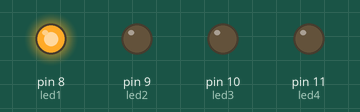
Bench run of a sketch on a simulated Arduino Uno, built with avr-gcc and run on an emulated ATmega328P. Shown: output pins drawn as LEDs (lit = HIGH).

Above: at 0.15 s.
At 1.05 s:
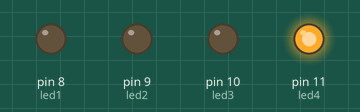
At 1.35 s:
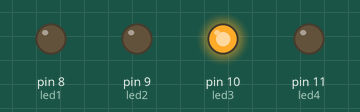
At 3.45 s:
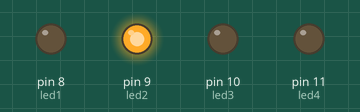
Timing chart, 0 to 4.1 s (numbered marks = the images above):
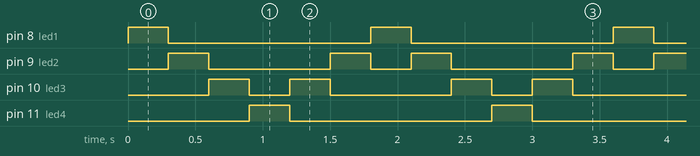

Measured:
- by itself, pin 8 (led1), pin 11 (led4): alternates HIGH for 0.30 s and LOW for 1.5 s
- by itself, pin 9 (led2): repeats every 1.8 s: LOW 0.90 s, HIGH 0.30 s, LOW 0.30 s, HIGH 0.30 s
- by itself, pin 10 (led3): repeats every 1.8 s: LOW 0.30 s, HIGH 0.30 s, LOW 0.90 s, HIGH 0.30 s

The sketch:

ak0060_karaSimsek.ino
```cpp
/*
  BU KOD NE YAPAR?
  Bu kod, 8, 9, 10, 11 numaralı pinlerdeki 4 LED'i tek tek yakarak ışığı soldan sağa, sonra geri
  gönderir (kara şimşek). Her adım elle yazılmıştır; ileride bu kod çok kısalacak.
*/

/*
  ak0060 — Kara şimşek (elle)
  Ne öğreneceğiz: Dört LED'i sırayla yakıp söndürerek gidip gelen bir ışık deseni
    kurmak — ve bunu elle yazınca kodun ne kadar uzadığını görmek
  Malzeme: Arduino Uno kartı, USB kablosu, 4 LED, 4 adet 220 ohm direnç, breadboard,
    8 jumper kablo
  Devre: 1. LED uzun bacak (+) -> pin 8,  kısa bacak (-) -> 220 ohm direnç -> GND
         2. LED uzun bacak (+) -> pin 9,  kısa bacak (-) -> 220 ohm direnç -> GND
         3. LED uzun bacak (+) -> pin 10, kısa bacak (-) -> 220 ohm direnç -> GND
         4. LED uzun bacak (+) -> pin 11, kısa bacak (-) -> 220 ohm direnç -> GND
         LED'leri breadboard'a soldan sağa, yan yana diz.

  Şimdilik kara kutu (sonra açacağız):
    void    -> "fonksiyon" konusunda açılacak (temel düzeyin ilerisinde, numarası o tur belirlenecek)
    OUTPUT  -> buton dersinde (ünite 2), INPUT ile birlikte açılacak (numarası o tur belirlenecek)
  Bunlara şimdilik dokunma, sırası gelince tek tek açacağız.

  kaynak: D:\ArduinoProjeleri\002Arduino\004karaSimsek (pin 13/12/11/10 -> 8/9/10/11
          taşındı; pin 13'te kartın dahili LED'i var. Ayrıca kaynakta desen 7 adımdı ve
          son adım ilk adımla aynıydı, bu yüzden 1. LED her turda iki kat uzun yanıyordu
          — 6 adıma indirilip düzeltildi.)
*/

// --- KAVRAM ---
// Dört LED'i dört ayrı pine bağlarsan dördünü de ayrı ayrı yönetebilirsin
// Her adımda dört LED'in de ne yapacağını tek tek yazıyoruz: biri HIGH, üçü LOW
// Desen gidip geliyor: 1-2-3-4-3-2, sonra baştan
const int led1 = 8;
const int led2 = 9;
const int led3 = 10;
const int led4 = 11;

void setup() {
  pinMode(led1, OUTPUT);
  pinMode(led2, OUTPUT);
  pinMode(led3, OUTPUT);
  pinMode(led4, OUTPUT);
}

void loop() {
  // 1. adım: sadece led1 yanık
  digitalWrite(led1, HIGH);
  digitalWrite(led2, LOW);
  digitalWrite(led3, LOW);
  digitalWrite(led4, LOW);
  delay(300);

  // 2. adım: sadece led2 yanık
  digitalWrite(led1, LOW);
  digitalWrite(led2, HIGH);
  digitalWrite(led3, LOW);
  digitalWrite(led4, LOW);
  delay(300);

  // 3. adım: sadece led3 yanık
  digitalWrite(led1, LOW);
  digitalWrite(led2, LOW);
  digitalWrite(led3, HIGH);
  digitalWrite(led4, LOW);
  delay(300);

  // 4. adım: sadece led4 yanık (sağ uca vardık)
  digitalWrite(led1, LOW);
  digitalWrite(led2, LOW);
  digitalWrite(led3, LOW);
  digitalWrite(led4, HIGH);
  delay(300);

  // 5. adım: geri dönüyoruz, sadece led3 yanık
  digitalWrite(led1, LOW);
  digitalWrite(led2, LOW);
  digitalWrite(led3, HIGH);
  digitalWrite(led4, LOW);
  delay(300);

  // 6. adım: sadece led2 yanık; buradan sonra loop başa döner ve led1 yanar
  digitalWrite(led1, LOW);
  digitalWrite(led2, HIGH);
  digitalWrite(led3, LOW);
  digitalWrite(led4, LOW);
  delay(300);
}

// --- SEN YAP ---
// 1) Deseni ters yönde başlat: ışık soldan değil sağdan başlasın (led4'ten led1'e
//    gidip geri dönsün). Kaç satırın yerini değiştirmen gerekti?
// 2) Beşinci bir LED eklesen (pin 12), loop() içine kaç satır eklemen gerekirdi?
//    Önce tahmin et, defterine yaz; sonra tek tek sayarak kontrol et. (Devreyi
//    kurmana gerek yok, bu bir sayma görevi.)
// 3) Bekleme süresini 300'den 100'e düşür. Kaç satıra dokunman gerekti? Şimdi ak0050'de
//    öğrendiğin şeyi hatırla: bunu tek satırdan değiştirilebilir hâle getirebilir misin?
//
// Not: Bu dersin kodu uzun ve satırların çoğu birbirinin neredeyse aynısı. Yazarken
// hissettiğin o rahatsızlık haklı — aynı deseni çok daha kısa yazmanın bir yolu var.
// Onu seri port ünitesinde öğreneceğiz ve bu devreye geri dönüp aynı işi birkaç
// satırda yapacağız.
```
